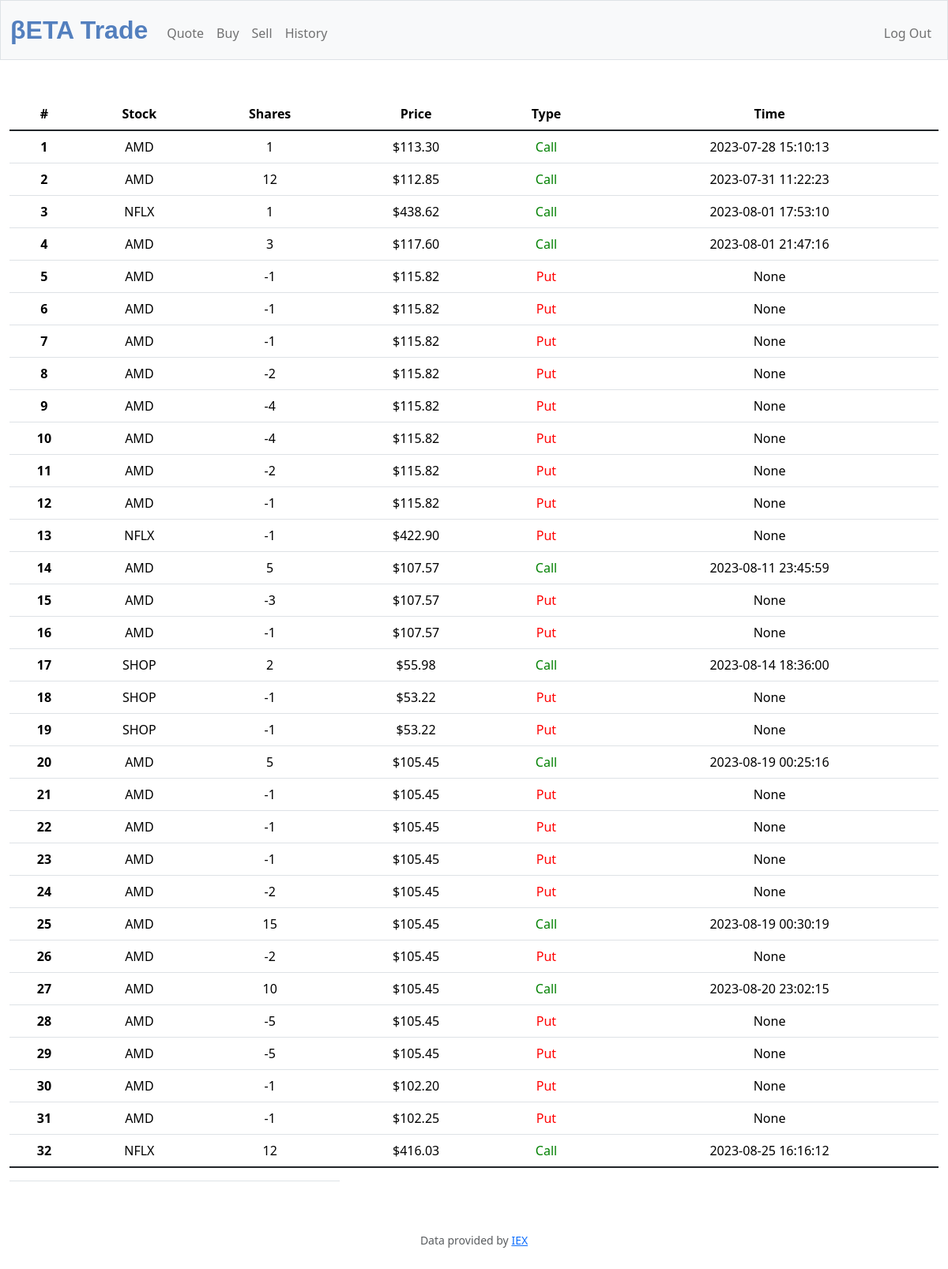
Screenshot of /history (signed in) with the database file from the repository.
### tables this page shows
CREATE TABLE 'transactions' ('id' INTEGER PRIMARY KEY AUTOINCREMENT NOT NULL, 'user_id' INTEGER, 'symbol' TEXT, 'shares' INTEGER, 'price' REAL, 'date' DATETIME, 'name' TEXT NOT NULL DEFAULT 'None');

### app.py (the view)
@app.route("/history")
@login_required
def history():
    user_id = session["user_id"]
    transactions_db = db.execute("SELECT symbol, shares, price, date FROM transactions WHERE user_id = ?", user_id) # querying user info based on session
    return render_template("history.html", database = transactions_db, usd_func=usd) # database holds transaction of user data. it will be iterated over with jinja code for accessing each row of transactions.db

### app.py (called while the page is built)
@app.after_request
def after_request(response):
    response.headers["Cache-Control"] = "no-cache, no-store, must-revalidate"
    response.headers["Expires"] = 0
    response.headers["Pragma"] = "no-cache"
    return response

### helpers.py (called while the page is built)
def login_required(f):
    @wraps(f)
    def decorated_function(*args, **kwargs):
        if session.get("user_id") is None:
            return redirect("/login")
        return f(*args, **kwargs)
    return decorated_function

def usd(value):
    return f"${value:,.2f}"

### templates/history.html (shortened to what this page needs)
{% extends "layout.html" %}
{% block main %}
<table class="table">
  <thead>
    <tr>
      <th scope="col">#</th>
      <th scope="col">Stock</th>
      <th scope="col">Shares</th>
      <th scope="col">Price</th>
      <th scope="col">Type</th>
      <th scope="col">Time</th>
    </tr>
  </thead>
  <tbody>
    {% for row in database %}
      <tr>
        <th scope="row">{{loop.index}}</th>
          <td>{{row["symbol"]}}</td>
          <td>{{row["shares"]}}</td>
          <td>{{usd_func(row["price"])}}</td>
          <td style="{% if row['shares'] > 0 %}color: green;{% else %}color: red;{% endif %}">{% if row["shares"] > 0 %}
                      Call
              {% else %}
                      Put
                {% endif %}
          </td>
          <td>{{row["date"]}}</td>
      </tr>
    {% endfor %}
  </tbody>
  <tfoot>
    <tr>
      <td></td>
      <td></td>
      <td></td>
    </tr>
  </tfoot>
</table>
{% endblock %}

### templates/layout.html (shortened to what this page needs)
<!DOCTYPE html>
<html lang="en">
    <head>
        <link href="https://cdn.jsdelivr.net/npm/bootstrap@5.1.3/dist/css/bootstrap.min.css" rel="stylesheet">
        <link href="/static/styles.css" rel="stylesheet">
        <link href="https://cdn.jsdelivr.net/npm/bootstrap@5.3.1/dist/css/bootstrap.min.css" rel="stylesheet">
    </head>
    <body>
        <nav class="bg-light border navbar navbar-expand-md navbar-light">
            <div class="container-fluid">
                <a class="navbar-brand" href="/"><span class="blue">βETA Trade</span></a>
                <div class="collapse navbar-collapse" id="navbar">
                    {% if session["user_id"] %}
                        <ul class="navbar-nav me-auto mt-2">
                            <li class="nav-item"><a class="nav-link" href="/quote">Quote</a></li>
                            <li class="nav-item"><a class="nav-link" href="/buy">Buy</a></li>
                            <li class="nav-item"><a class="nav-link" href="/sell">Sell</a></li>
                            <li class="nav-item"><a class="nav-link" href="/history">History</a></li>
                        </ul>
                        <ul class="navbar-nav ms-auto mt-2">
                            <li class="nav-item"><a class="nav-link" href="/logout">Log Out</a></li>
                        </ul>
                    {% else %}
                        <ul class="navbar-nav ms-auto mt-2">
                            <li class="nav-item"><a class="nav-link" href="/register">Register</a></li>
                            <li class="nav-item"><a class="nav-link" href="/login">Log In</a></li>
                        </ul>
                    {% endif %}
                </div>
            </div>
        </nav>
        <main class="container-fluid py-5 text-center">
            {% block main %}{% endblock %}
        </main>
        <footer class="mb-5 small text-center text-muted">
            Data provided by <a href="https://iexcloud.io/">IEX</a>
        </footer>
    </body>
</html>

### static/styles.css (style rules this page uses)
nav .navbar-brand { font-size: xx-large; }
nav .navbar-brand .blue { color: #537fbe; }
.navbar-brand { font-family: 'Cofo Sans Bold', sans-serif; font-weight: bold; font-size: 24px; }

### rows the page displays
transactions: symbol "AMD", shares "1", price "$113.30", shows "Call", date "2023-07-28 15:10:13"
transactions: symbol "AMD", shares "12", price "$112.85", shows "Call", date "2023-07-31 11:22:23"
transactions: symbol "NFLX", shares "1", price "$438.62", shows "Call", date "2023-08-01 17:53:10"
transactions: symbol "AMD", shares "3", price "$117.60", shows "Call", date "2023-08-01 21:47:16"
transactions: symbol "AMD", shares "-1", price "$115.82", shows "Put", date "None"
transactions: symbol "AMD", shares "-1", price "$115.82", shows "Put", date "None"
transactions: symbol "AMD", shares "-1", price "$115.82", shows "Put", date "None"
transactions: symbol "AMD", shares "-2", price "$115.82", shows "Put", date "None"
transactions: symbol "AMD", shares "-4", price "$115.82", shows "Put", date "None"
transactions: symbol "AMD", shares "-4", price "$115.82", shows "Put", date "None"
transactions: symbol "AMD", shares "-2", price "$115.82", shows "Put", date "None"
transactions: symbol "AMD", shares "-1", price "$115.82", shows "Put", date "None"
transactions: symbol "NFLX", shares "-1", price "$422.90", shows "Put", date "None"
transactions: symbol "AMD", shares "5", price "$107.57", shows "Call", date "2023-08-11 23:45:59"
transactions: symbol "AMD", shares "-3", price "$107.57", shows "Put", date "None"
transactions: symbol "AMD", shares "-1", price "$107.57", shows "Put", date "None"
transactions: symbol "SHOP", shares "2", price "$55.98", shows "Call", date "2023-08-14 18:36:00"
transactions: symbol "SHOP", shares "-1", price "$53.22", shows "Put", date "None"
transactions: symbol "SHOP", shares "-1", price "$53.22", shows "Put", date "None"
transactions: symbol "AMD", shares "5", price "$105.45", shows "Call", date "2023-08-19 00:25:16"
transactions: symbol "AMD", shares "-1", price "$105.45", shows "Put", date "None"
transactions: symbol "AMD", shares "-1", price "$105.45", shows "Put", date "None"
transactions: symbol "AMD", shares "-1", price "$105.45", shows "Put", date "None"
transactions: symbol "AMD", shares "-2", price "$105.45", shows "Put", date "None"
transactions: symbol "AMD", shares "15", price "$105.45", shows "Call", date "2023-08-19 00:30:19"
transactions: symbol "AMD", shares "-2", price "$105.45", shows "Put", date "None"
transactions: symbol "AMD", shares "10", price "$105.45", shows "Call", date "2023-08-20 23:02:15"
transactions: symbol "AMD", shares "-5", price "$105.45", shows "Put", date "None"
transactions: symbol "AMD", shares "-5", price "$105.45", shows "Put", date "None"
transactions: symbol "AMD", shares "-1", price "$102.20", shows "Put", date "None"
transactions: symbol "AMD", shares "-1", price "$102.25", shows "Put", date "None"
transactions: symbol "NFLX", shares "12", price "$416.03", shows "Call", date "2023-08-25 16:16:12"
